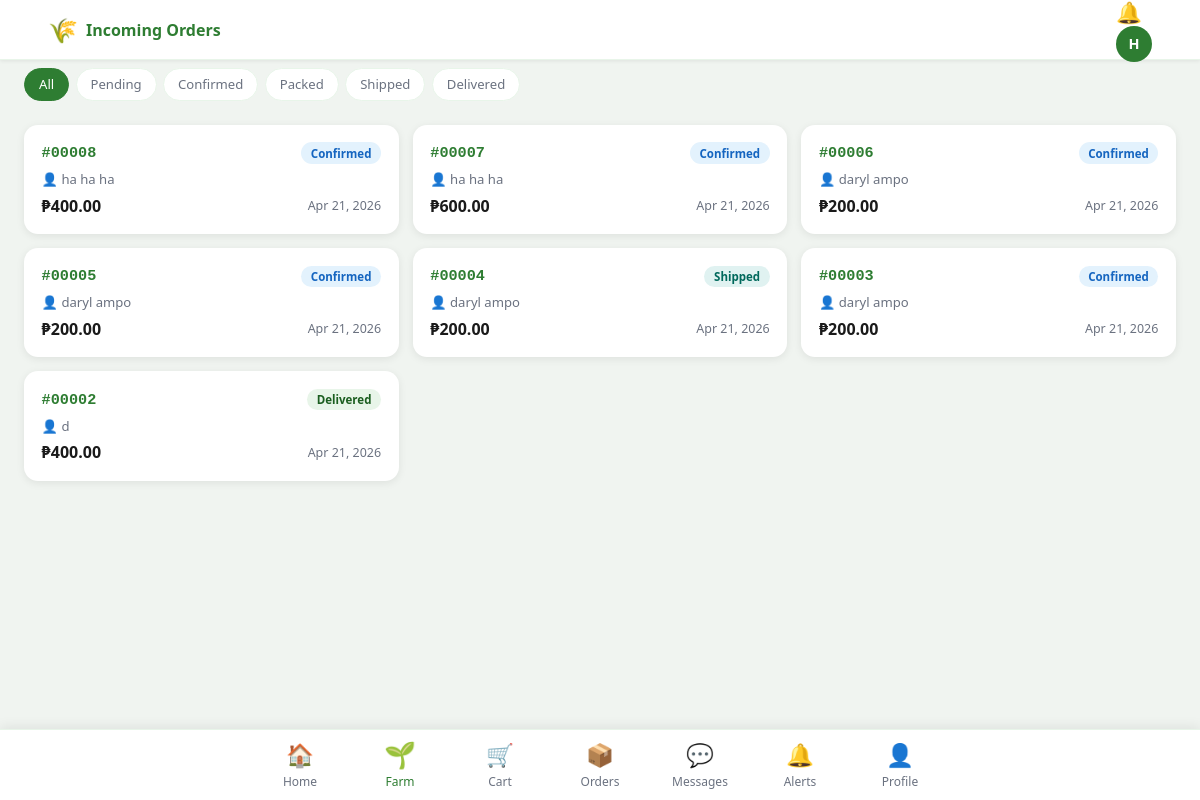
The page /farmer/orders (signed in) on the database its author committed.
### tables this page shows
CREATE TABLE users (
    id              INTEGER PRIMARY KEY AUTOINCREMENT,
    full_name       TEXT    NOT NULL,
    email           TEXT    NOT NULL UNIQUE,
    password_hash   TEXT    NOT NULL,
    role            TEXT    NOT NULL DEFAULT 'buyer' CHECK(role IN ('admin','farmer','buyer','driver')),
    phone           TEXT,
    address         TEXT,
    lat             REAL,
    lng             REAL,
    profile_photo   TEXT,
    is_approved     INTEGER NOT NULL DEFAULT 0,
    is_active       INTEGER NOT NULL DEFAULT 1,
    created_at      TEXT    DEFAULT (datetime('now','localtime'))
);

CREATE TABLE orders (
    id               INTEGER PRIMARY KEY AUTOINCREMENT,
    buyer_id         INTEGER NOT NULL REFERENCES users(id) ON DELETE CASCADE,
    farmer_id        INTEGER NOT NULL REFERENCES users(id) ON DELETE CASCADE,
    driver_id        INTEGER REFERENCES users(id) ON DELETE SET NULL,
    total_amount     REAL    NOT NULL DEFAULT 0,
    payment_method   TEXT    DEFAULT 'cod' CHECK(payment_method IN ('cod','online')),
    payment_status   TEXT    DEFAULT 'pending' CHECK(payment_status IN ('pending','paid','failed')),
    shipping_address TEXT    NOT NULL,
    contact_number   TEXT    NOT NULL,
    buyer_lat        REAL,
    buyer_lng        REAL,
    status           TEXT    DEFAULT 'pending'
                     CHECK(status IN ('pending','confirmed','packed','shipped','delivered','cancelled')),
    estimated_delivery TEXT,
    notes            TEXT,
    cancelled_reason TEXT,
    created_at       TEXT    DEFAULT (datetime('now','localtime')),
    updated_at       TEXT    DEFAULT (datetime('now','localtime'))
, delivery_proof TEXT);

### routes/farmer.py (the view)
@farmer_bp.route('/orders')
@farmer_required
def orders():
    status = request.args.get('status', '')
    where, params = "WHERE o.farmer_id=?", [current_user.id]
    if status:
        where += " AND o.status=?"; params.append(status)
    orders = query(
        f"SELECT o.*,u.full_name as buyer_name,d.full_name as driver_name "
        f"FROM orders o JOIN users u ON o.buyer_id=u.id LEFT JOIN users d ON o.driver_id=d.id "
        f"{where} ORDER BY o.created_at DESC", params, fetchall=True) or []
    return render_template('farmer/orders.html', orders=orders, status_filter=status)

### db.py (called while the page is built)
def get_db():
    if 'db' not in g:
        db = sqlite3.connect(DB_PATH)
        db.row_factory = sqlite3.Row   # dict-like rows
        db.execute("PRAGMA journal_mode=WAL")
        db.execute("PRAGMA foreign_keys=ON")
        g.db = db
    return g.db

def query(sql, params=None, fetchone=False, fetchall=False, commit=False):
    sql = sql.replace('%s', '?')
    db  = get_db()
    cur = db.execute(sql, params or ())
    result = None
    if fetchone:
        row = cur.fetchone()
        result = dict(row) if row else None
    elif fetchall:
        rows = cur.fetchall()
        result = [dict(r) for r in rows]
    if commit:
        db.commit()
        result = cur.lastrowid
    return result

### extensions.py (called while the page is built)
@login_manager.user_loader
def load_user(uid):
    row = query('SELECT * FROM users WHERE id=%s', (uid,), fetchone=True)
    return User(row) if row else None

    @property
    def is_authenticated(self): return True

### routes/farmer.py (called while the page is built)
def farmer_required(f):
    from functools import wraps
    @wraps(f)
    @login_required
    def decorated(*a, **kw):
        if current_user.role != 'farmer':
            flash('Farmer access required.', 'error')
            return redirect(url_for('auth.login'))
        if not current_user.is_approved:
            flash('Your account is pending approval.', 'warning')
            return redirect(url_for('auth.login'))
        return f(*a, **kw)
    return decorated

### templates/farmer/orders.html (shortened to what this page needs)
{% extends 'base.html' %}
{% block page_title %}Incoming Orders{% endblock %}
{% block content %}
<div class="filter-tabs">
  {% for s, label in [('','All'),('pending','Pending'),('confirmed','Confirmed'),('packed','Packed'),('shipped','Shipped'),('delivered','Delivered')] %}
  <a href="{{ url_for('farmer.orders', status=s) }}" class="filter-tab {% if status_filter == s %}active{% endif %}">{{ label }}</a>
  {% endfor %}
</div>
{% if not orders %}
<div class="empty-state"><div class="empty-icon">📦</div><h3>No orders</h3></div>
{% else %}
<div class="order-list">
  {% for o in orders %}
  <a href="{{ url_for('farmer.order_detail', oid=o.id) }}" class="order-card">
    <div class="order-card-top">
      <span class="order-id">#{{ '%05d'|format(o.id) }}</span>
      <span class="status-pill status-{{ o.status }}">{{ o.status|capitalize }}</span>
    </div>
    <div class="order-farm">👤 {{ o.buyer_name }}</div>
    <div class="order-card-bottom">
      <span class="order-amount">₱{{ "%.2f"|format(o.total_amount|float) }}</span>
      <span class="order-date">{{ o.created_at|dt('%b %d, %Y') }}</span>
    </div>
  </a>
  {% endfor %}
</div>
{% endif %}
{% endblock %}

### templates/base.html (shortened to what this page needs)
<!DOCTYPE html>
<html lang="en">
<head>
<link rel="stylesheet" href="{{ url_for('static', filename='css/app.css') }}">
</head>
<body class="role-{{ current_user.role if current_user.is_authenticated else 'guest' }}">
{% if current_user.is_authenticated %}
<header class="app-bar">
  <div class="app-bar-left">
    {% block app_bar_left %}
    <span class="app-logo">🌾</span>
    <span class="app-title">{% block page_title %}AgriMarket{% endblock %}</span>
    {% endblock %}
  </div>
  <div class="app-bar-right">
    <a href="{{ url_for('notif.index') }}" class="notif-icon" id="notifIcon">
    </a>
    <div class="avatar-btn" onclick="toggleMenu()">
      {{ current_user.full_name[0].upper() }}
    </div>
  </div>
</header>
<main class="page-content {% block content_class %}{% endblock %}">
  {% block content %}{% endblock %}
</main>
{% block bottom_nav %}
<nav class="bottom-nav">
  {% if current_user.role in ('buyer','farmer') %}
  <a href="{{ url_for('buyer.home') }}" class="bnav-item {% if request.endpoint == 'buyer.home' %}active{% endif %}">
    <span class="bnav-icon">🏠</span><span class="bnav-label">Home</span>
  </a>
  {% if current_user.role == 'farmer' %}
  <a href="{{ url_for('farmer.dashboard') }}" class="bnav-item {% if 'farmer' in request.endpoint %}active{% endif %}">
    <span class="bnav-icon">🌱</span><span class="bnav-label">Farm</span>
  </a>
  {% endif %}
  <a href="{{ url_for('buyer.cart') }}" class="bnav-item {% if request.endpoint == 'buyer.cart' %}active{% endif %}">
    <span class="bnav-icon">🛒</span><span class="bnav-label">Cart</span>
  </a>
  <a href="{{ url_for('buyer.orders') }}" class="bnav-item {% if request.endpoint in ('buyer.orders','buyer.order_detail') %}active{% endif %}">
    <span class="bnav-icon">📦</span><span class="bnav-label">Orders</span>
  </a>
  <a href="{{ url_for('msg.inbox') }}" class="bnav-item {% if 'msg.' in request.endpoint %}active{% endif %}" style="position:relative">
    <span class="bnav-icon">💬</span><span class="bnav-label">Messages</span>
  </a>
  <a href="{{ url_for('notif.index') }}" class="bnav-item {% if request.endpoint == 'notif.index' %}active{% endif %}">
    <span class="bnav-icon">🔔</span><span class="bnav-label">Alerts</span>
  </a>
  <a href="{{ url_for('buyer.profile') }}" class="bnav-item {% if request.endpoint == 'buyer.profile' %}active{% endif %}">
    <span class="bnav-icon">👤</span><span class="bnav-label">Profile</span>
  </a>
  {% endif %}
</nav>
{% endblock %}
{% else %}
<main class="auth-page">{% block auth_content %}{% endblock %}</main>
{% endif %}
</body>
</html>

### rows shown on the page
users: full_name "H"
orders: id "00008", status "Confirmed", buyer_name "ha ha ha", total_amount "400.00", created_at|dt "Apr 21, 2026"
orders: id "00007", status "Confirmed", buyer_name "ha ha ha", total_amount "600.00", created_at|dt "Apr 21, 2026"
orders: id "00006", status "Confirmed", buyer_name "daryl ampo", total_amount "200.00", created_at|dt "Apr 21, 2026"
orders: id "00005", status "Confirmed", buyer_name "daryl ampo", total_amount "200.00", created_at|dt "Apr 21, 2026"
orders: id "00004", status "Shipped", buyer_name "daryl ampo", total_amount "200.00", created_at|dt "Apr 21, 2026"
orders: id "00003", status "Confirmed", buyer_name "daryl ampo", total_amount "200.00", created_at|dt "Apr 21, 2026"
orders: id "00002", status "Delivered", buyer_name "d", total_amount "400.00", created_at|dt "Apr 21, 2026"

### other values the page prints
{{ label }} "All" "Pending" "Confirmed" "Packed" "Shipped" "Delivered"
